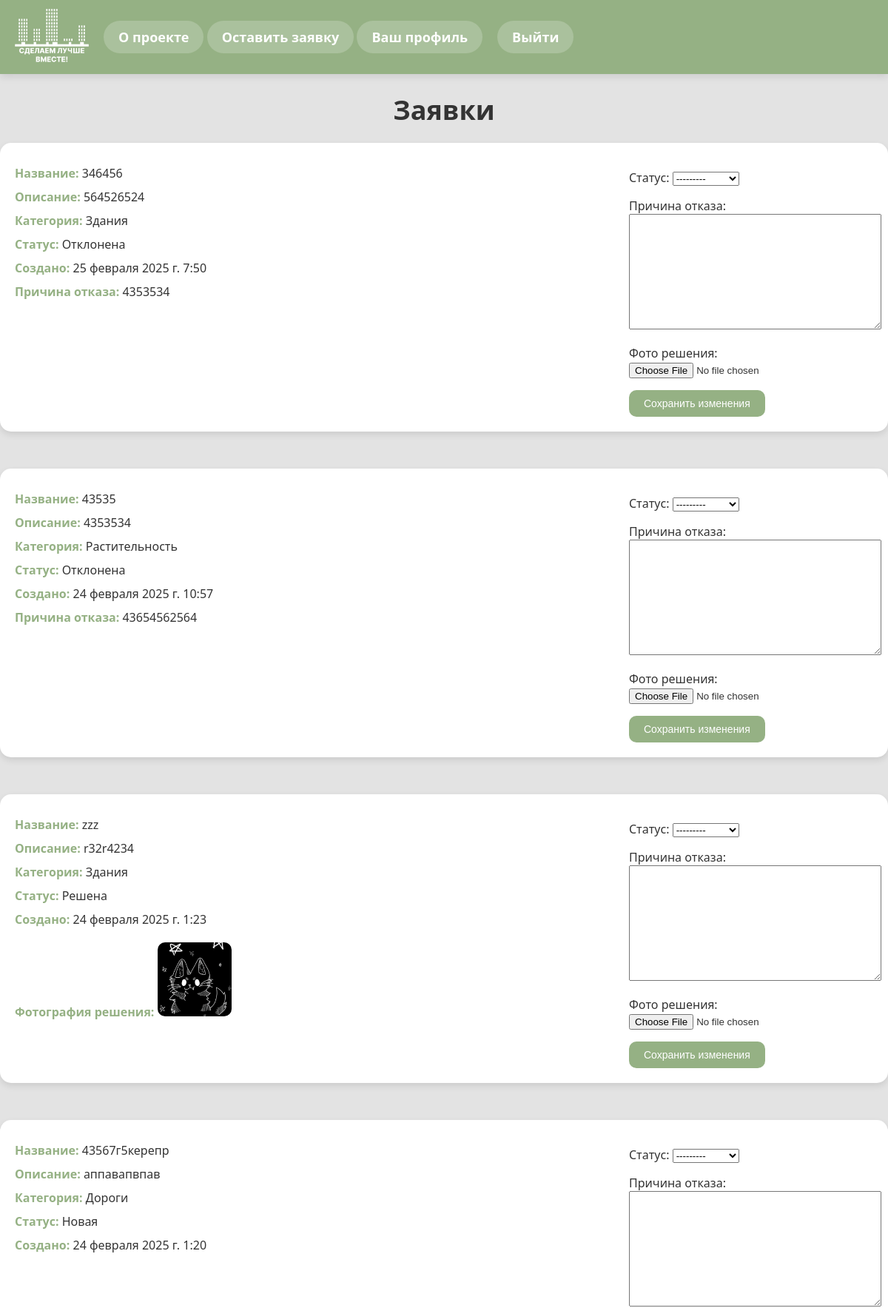
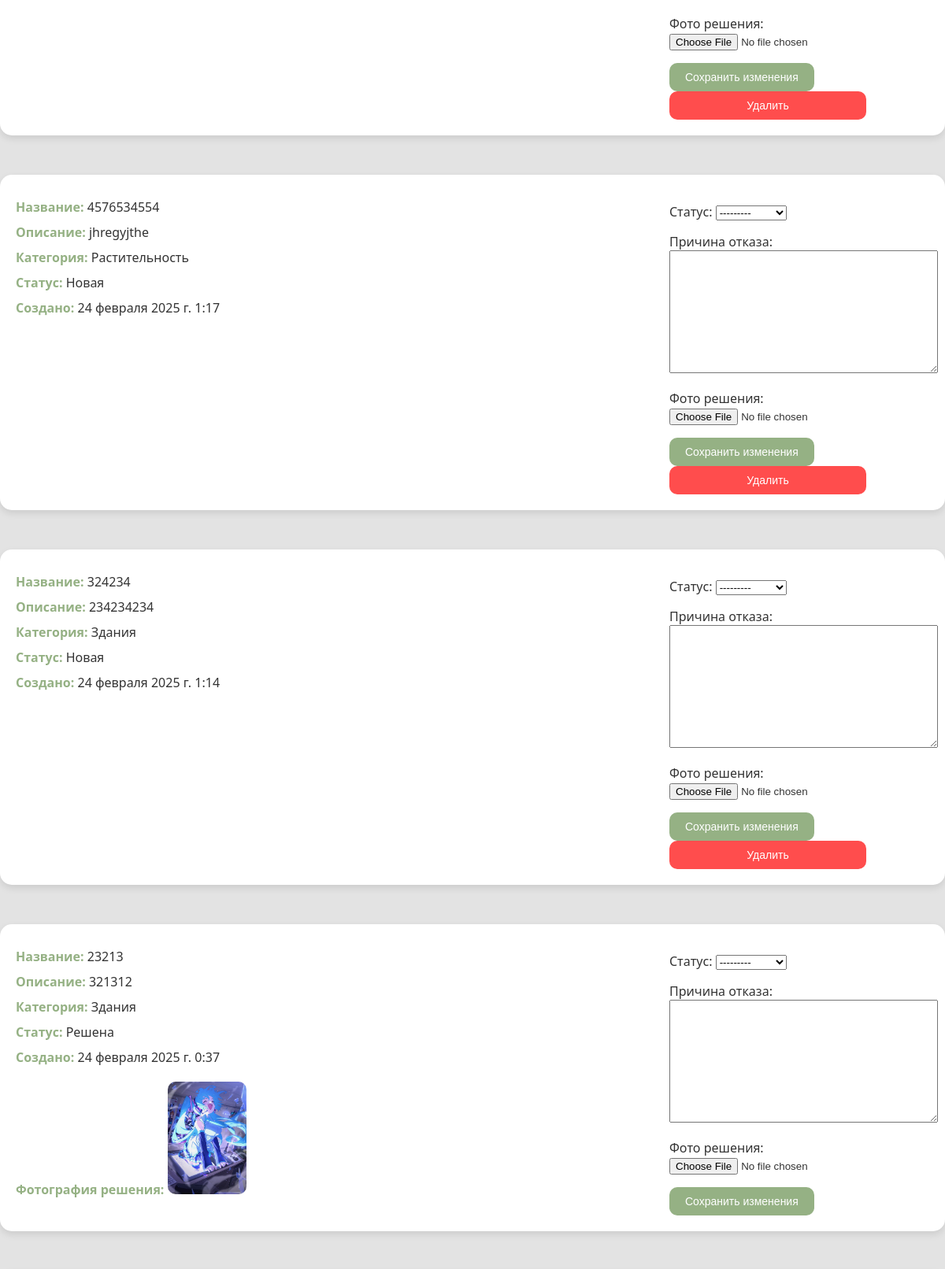
Page /tickets/ (signed in, upper part) on the committed database (2 pictures, top to bottom).
### main/models.py (models this page shows, shortened)
class Ticket(models.Model):
    creator = models.ForeignKey(settings.AUTH_USER_MODEL, on_delete=models.CASCADE, verbose_name='Создатель заявки', related_name='ticket_creator')
    title = models.CharField(max_length=255, verbose_name='Название заявки')
    description = models.TextField(verbose_name='Описание заявки')
    category = models.ForeignKey('Categories', on_delete=models.SET_NULL, null=True, blank=True, verbose_name='Категория')
    photo = models.ImageField(upload_to='ticket_photos/', verbose_name='Фото проблемы', null=True, blank=True)
    status = models.ForeignKey('Status', on_delete=models.SET_NULL, null=True, blank=True, verbose_name='Статус')
    created_at = models.DateTimeField(default=timezone.now, verbose_name='Дата создания')
    rejection_reason = models.TextField(blank=True, null=True, verbose_name='Причина отказа')
    solved_image = models.ImageField(upload_to='solved_images/', blank=True, null=True, verbose_name='Фото решения')
    def can_delete(self):
        return self.status.title == "Новая"

class Categories(models.Model):
    catgname = models.CharField(max_length=60, blank=False, default="")

class Status(models.Model):
    title = models.CharField(max_length=20, verbose_name='Статус')
    def __str__(self):
        return self.title

### main/views.py (the view)
# urls.py: path('tickets/', ticket_view, name='tickets'),
@login_required
def ticket_view(request):
    if request.user.is_superuser:
        tickets = Ticket.objects.all()
    else:
        tickets = Ticket.objects.filter(creator=request.user)
    statuses = Status.objects.all()
    if request.method == 'POST':
        ticket_id = request.POST.get('ticket_id')
        ticket = get_object_or_404(Ticket, id=ticket_id)
        form = TicketStatusForm(request.POST, request.FILES, instance=ticket)
        if form.is_valid():
            new_status = form.cleaned_data['status']
            if new_status.title == "Отклонена" and not form.cleaned_data['rejection_reason']:
                form.add_error('rejection_reason', 'Укажите причину отказа')
            elif new_status.title == "Решена" and not form.cleaned_data['solved_image']:
                form.add_error('solved_image', 'Загрузите фотографию решения')
            else:
                form.save()
                return redirect('tickets')
    else:
        form = TicketStatusForm()
    context = {
        'tickets': tickets,
        'statuses': statuses,
        'form': form,
    }
    return render(request, 'main/tickets.html', context)

### main/forms.py
class TicketStatusForm(forms.ModelForm):
    class Meta:
        model = Ticket
        fields = ['status', 'rejection_reason', 'solved_image']
    def __init__(self, *args, **kwargs):
        super().__init__(*args, **kwargs)
        if self.instance.status and self.instance.status.title == "Решена":
            self.fields['status'].disabled = True
        self.fields['rejection_reason'].required = False
        self.fields['solved_image'].required = False

### main/templates/main/tickets.html (shortened to what this page needs)
{% load static %}
<!DOCTYPE html>
<html lang="ru">
<head>
    <link rel="stylesheet" href="{% static 'css/ticket.css' %}">
</head>
<body>
    <header class="new-menu">
        <div class="menu-content">
            <div class="logo">
                <a href="{% url 'index' %}">
                    <img src="{% static 'image/logo.png' %}" alt="Логотип" width="160" height="120">
                </a>
            </div>
            <nav class="menu">
                <a href="{% url 'index' %}#about" class="auth-btn">О проекте</a>
                <a href="{% url 'add-ticket' %}" class="auth-btn">Оставить заявку</a>
                <a href="{% url 'tickets' %}" class="auth-btn">Ваш профиль</a>
            </nav>
            <div class="auth-buttons">
                {% if user.is_authenticated %}
                    <a href="{% url 'logout' %}" class="auth-btn">Выйти</a>
                {% else %}
                    <a href="{% url 'signup' %}" class="auth-btn">Регистрация</a>
                    <a href="{% url 'login' %}" class="auth-btn">Авторизация</a>
                {% endif %}
            </div>
        </div>
    </header>
    <main class="content">
        <div class="text">
            <h1>Заявки</h1>
        </div>
        <div class="tickets-list">
            {% for ticket in tickets|dictsortreversed:"created_at" %}
            <div class="ticket-card" id="ticket-{{ ticket.id }}">
                <div class="ticket-info">
                    <p><strong>Название:</strong> {{ ticket.title }}</p>
                    <p><strong>Описание:</strong> {{ ticket.description }}</p>
                    <p><strong>Категория:</strong>
                        {% if ticket.category %}
                            {{ ticket.category.catgname }}
                        {% else %}
                            Не указана
                        {% endif %}
                    </p>
                    <p><strong>Статус:</strong>
                        {% if ticket.status %}
                            <span class="status {{ ticket.status.title|lower }}">{{ ticket.status.title }}</span>
                        {% else %}
                            Не указан
                        {% endif %}
                    </p>
                    <p><strong>Создано:</strong> {{ ticket.created_at }}</p>
                    {% if ticket.rejection_reason %}
                        <p><strong>Причина отказа:</strong> {{ ticket.rejection_reason }}</p>
                    {% endif %}
                    {% if ticket.solved_image %}
                        <p><strong>Фотография решения:</strong> <img src="{{ ticket.solved_image.url }}" alt="Solved Image" width="100"></p>
                    {% endif %}
                </div>
                <div class="ticket-actions">
                    {% if request.user.is_superuser %}
                        <form method="post" enctype="multipart/form-data">
                            {{ form.as_p }}
                            <button type="submit" class="edit-link">Сохранить изменения</button>
                        </form>
                    {% endif %}
                    {% if ticket.can_delete and ticket.creator == request.user %}
                        <button class="delete-link" onclick="deleteTicket({{ ticket.id }})">Удалить</button>
                    {% endif %}
                </div>
            </div>
            {% endfor %}
        </div>
    </main>
</body>
</html>

### static/css/ticket.css (style rules this page uses)
body { font-family: 'Segoe UI', Tahoma, Geneva, Verdana, sans-serif; margin: 0; padding: 0; color: #333; background-color: #E3E3E3; height: 100vh; max-height: 1080px; display: flex; flex-direction: column; }
.new-menu { background: #95B184; padding: 10px 20px; display: flex; justify-content: space-between; align-items: center; box-shadow: 0 4px 10px rgba(0, 0, 0, 0.1); }
.menu-content { display: flex; align-items: center; gap: 20px; width: 100%; max-width: 1440px; margin: 0 auto; }
.logo img { width: 100px; height: 75px; }
.auth-buttons { display: flex; gap: 10px; }
.auth-btn { text-decoration: none; color: white; font-size: 18px; font-weight: bold; padding: 10px 20px; background: rgba(255, 255, 255, 0.2); border-radius: 25px; transition: background 0.3s ease; }
.text h1 { font-size: 36px; color: #333; margin-bottom: 20px; text-align: center; }
.ticket-card { display: grid; grid-template-columns: 1fr 250px; gap: 20px; background: white; border-radius: 15px; box-shadow: 0 4px 10px rgba(0, 0, 0, 0.1); padding: 20px; transition: transform 0.3s ease, box-shadow 0.3s ease; max-width: 1440px; margin: 0 auto; margin-bottom: 50px; }
.ticket-info p { margin: 10px 0; font-size: 16px; color: #333; }
.ticket-info strong { color: #95B184; font-weight: bold; }
.ticket-info img { border-radius: 10px; margin-top: 10px; max-width: 100%; height: auto; }
.ticket-actions { position: relative; left: -80px; width: 250px; display: flex; flex-direction: column; }
.ticket-actions button, .ticket-actions .edit-link { padding: 10px 20px; font-size: 14px; border: none; border-radius: 10px; cursor: pointer; transition: background 0.3s ease; text-align: center; }
.ticket-actions button { background: #ff4d4d; color: white; }
.ticket-actions .edit-link { background: #95B184; color: white; text-decoration: none; }

### rows in the picture
Ticket: title "346456", description "564526524", category.catgname "Здания", status "Отклонена", created_at "25 февраля 2025 г. 7:50", rejection_reason "4353534"
Ticket: title "43535", description "4353534", category.catgname "Растительность", status "Отклонена", created_at "24 февраля 2025 г. 10:57", rejection_reason "43654562564"
Ticket: title "zzz", description "r32r4234", category.catgname "Здания", status "Решена", created_at "24 февраля 2025 г. 1:23", solved_image (picture)
Ticket: title "43567г5керепр", description "аппавапвпав", category.catgname "Дороги", status "Новая", created_at "24 февраля 2025 г. 1:20"
Ticket: title "4576534554", description "jhregyjthe", category.catgname "Растительность", status "Новая", created_at "24 февраля 2025 г. 1:17"
Ticket: title "324234", description "234234234", category.catgname "Здания", status "Новая", created_at "24 февраля 2025 г. 1:14"
Ticket: title "23213", description "321312", category.catgname "Здания", status "Решена", created_at "24 февраля 2025 г. 0:37", solved_image (picture)
